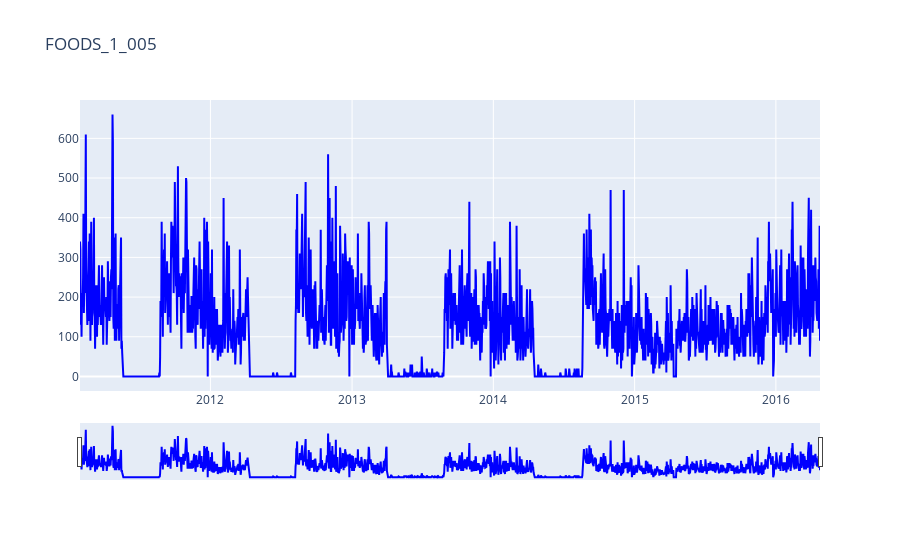

The notebook cell this image was saved under:
### Code cell
fig_c = go.Figure()
fig_c.add_trace(go.Scatter(x=pms_d.Date, y=pms_d.iloc[:,4], name=pms_d.columns[4],
                         line_color='blue'))
fig_c.update_layout(title_text=pms_d.columns[4],
                    xaxis_rangeslider_visible=True)
fig_c.show()

### Figure 1 — Plotly figure (JSON) as saved in the notebook; plotly's stock layout.template omitted (floating-point values rounded to 4 significant figures; data arrays with more than 128 entries replaced by an {"elided": "..."} marker saying what was removed)
{"data": [{"line": {"color": "blue"}, "name": "FOODS_1_005", "type": "scatter", "x": {"elided": "1913 str values"}, "y": {"elided": "1913 int values"}}], "layout": {"title": {"text": "FOODS_1_005"}, "xaxis": {"rangeslider": {"visible": true}}}}
